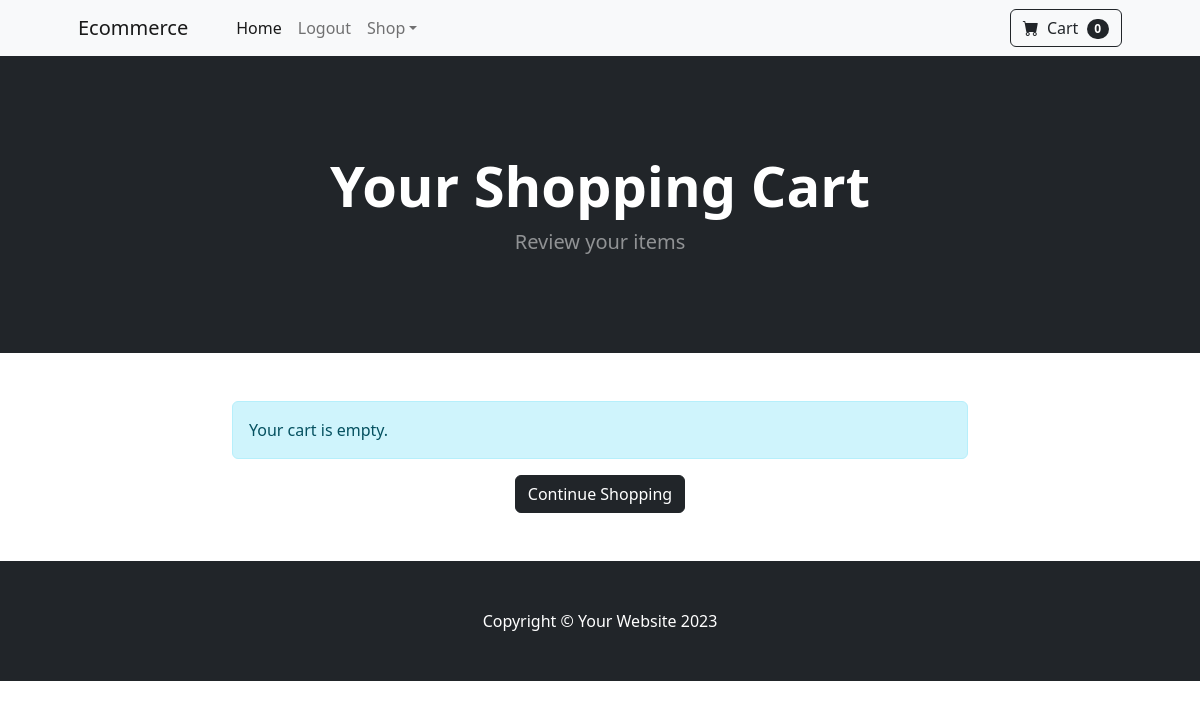
The page /cart/ (signed in) on the database as committed earlier.
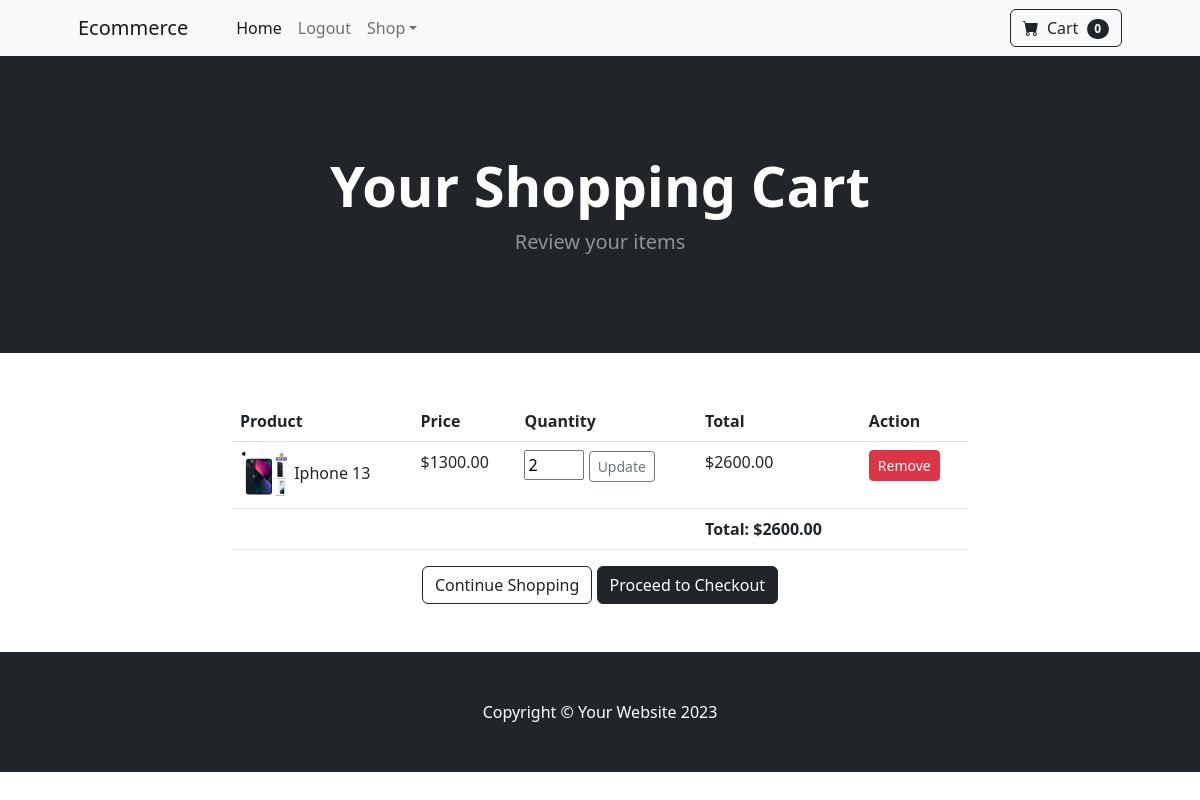
The same page on the database as committed later.
### quiz/models.py (models this page shows, shortened)
class Cart(models.Model):
    user = models.ForeignKey(User, on_delete=models.CASCADE)
    product = models.ForeignKey(Product, on_delete=models.CASCADE)
    quantity = models.PositiveIntegerField(default=1)
    created_at = models.DateTimeField(auto_now_add=True)
    def total_price(self):
        return self.quantity * self.product.price

class Product(models.Model):
    name = models.CharField(max_length=50)
    price = models.DecimalField(default=0, max_digits=6, decimal_places=2)
    Category = models. ForeignKey(Category, on_delete=models.CASCADE,default=1)
    description = models.CharField(max_length=100, default='', blank=True, null=True)
    image = models.ImageField(upload_to='upload/products/')

### quiz/views.py (the view)
# urls.py: path('cart/', views.view_cart, name='view_cart'),
@login_required
def view_cart(request):
    cart_items = Cart.objects.filter(user=request.user)
    total_price = sum(item.total_price() for item in cart_items)
    return render(request, 'cart.html', {'cart_items': cart_items, 'total_price': total_price})

### quiz/templates/cart.html (shortened to what this page needs)
{% extends 'base.html' %}
{% block content%}
        <header class="bg-dark py-5">
            <div class="container px-4 px-lg-5 my-5">
                <div class="text-center text-white">
                    <h1 class="display-4 fw-bolder">Your Shopping Cart</h1>
                    <p class="lead fw-normal text-white-50 mb-0">Review your items</p>
                </div>
            </div>
        </header>
        <div class="container">
            <div class="row">
                <div class="col-md-8 offset-md-2">
                    <br/><br/>
                    {% if cart_items %}
                    <table class="table">
                        <thead>
                            <tr>
                                <th>Product</th>
                                <th>Price</th>
                                <th>Quantity</th>
                                <th>Total</th>
                                <th>Action</th>
                            </tr>
                        </thead>
                        <tbody>
                            {% for item in cart_items %}
                            <tr>
                                <td>
                                    <img src="{{ item.product.image.url }}" alt="{{ item.product.name }}" style="width: 50px; height: auto;">
                                    {{ item.product.name }}
                                </td>
                                <td>${{ item.product.price }}</td>
                                <td>
                                    <form method="post" action="{% url 'update_cart' item.id %}">
                                        <input type="number" name="quantity" value="{{ item.quantity }}" min="1" style="width: 60px;">
                                        <button type="submit" class="btn btn-sm btn-outline-secondary">Update</button>
                                    </form>
                                </td>
                                <td>${{ item.total_price }}</td>
                                <td>
                                    <a href="{% url 'remove_from_cart' item.id %}" class="btn btn-sm btn-danger">Remove</a>
                                </td>
                            </tr>
                            {% endfor %}
                        </tbody>
                        <tfoot>
                            <tr>
                                <td colspan="3"></td>
                                <td><strong>Total: ${{ total_price }}</strong></td>
                                <td></td>
                            </tr>
                        </tfoot>
                    </table>
                    <div class="text-center">
                        <a href="{% url 'home' %}" class="btn btn-outline-dark">Continue Shopping</a>
                        <a href="#" class="btn btn-dark">Proceed to Checkout</a>
                    </div>
                    {% else %}
                    <div class="alert alert-info">
                        Your cart is empty.
                    </div>
                    <div class="text-center">
                        <a href="{% url 'home' %}" class="btn btn-dark">Continue Shopping</a>
                    </div>
                    {% endif %}
                    <br/><br/>
                </div>
            </div>
        </div>
{% endblock %}

### quiz/templates/base.html (shortened to what this page needs)
{% load static %}
<!DOCTYPE html>
<html lang="en">
    <head>
        <link href="https://cdn.jsdelivr.net/npm/bootstrap-icons@1.5.0/font/bootstrap-icons.css" rel="stylesheet" />
        <link href="{% static 'css/styles.css'%}" rel="stylesheet" />
    </head>
    <body>
        {% include 'navbar.html' %}
        {% block content %}
        {% endblock %}
        <footer class="py-5 bg-dark">
            <div class="container"><p class="m-0 text-center text-white">Copyright &copy; Your Website 2023</p></div>
        </footer>
    </body>
</html>

### quiz/templates/navbar.html (shortened to what this page needs)
        <nav class="navbar navbar-expand-lg navbar-light bg-light">
            <div class="container px-4 px-lg-5">
                <a class="navbar-brand" href="#!">Ecommerce</a>
                <div class="collapse navbar-collapse" id="navbarSupportedContent">
                    <ul class="navbar-nav me-auto mb-2 mb-lg-0 ms-lg-4">
                        <li class="nav-item"><a class="nav-link active" aria-current="page" href="{% url 'home' %}">Home</a></li>
        {% if user.is_authenticated %}
            <li class="nav-item"><a class="nav-link" href="{% url 'logout' %}">Logout</a></li>
        {% else %}
            <li class="nav-item"><a class="nav-link" href="{% url 'login' %}">Login</a></li>
            <li class="nav-item"><a class="nav-link" href="{% url 'register' %}">Register</a></li>
        {% endif %}
                        <li class="nav-item dropdown">
                            <a class="nav-link dropdown-toggle" id="navbarDropdown" href="#" role="button" data-bs-toggle="dropdown" aria-expanded="false">Shop</a>
                        </li>
                    </ul>
                    <form class="d-flex">
                        <button class="btn btn-outline-dark" type="submit">
                            <i class="bi-cart-fill me-1"></i>
                            Cart
                            <span class="badge bg-dark text-white ms-1 rounded-pill">0</span>
                        </button>
                    </form>
                </div>
            </div>
        </nav>

Rows that differ between the two databases and show on the page:
added Cart: product.image (picture), product.name "Iphone 13", product.price "1300.00", quantity "2", total_price "2600.00"
Other text that changed with them:
{{ total_price }}: (not shown) → "2600.00"
text no longer shown: "Your cart is empty."
text now shown: "Product Price Quantity Total Action Total: $ Proceed to Checkout"
